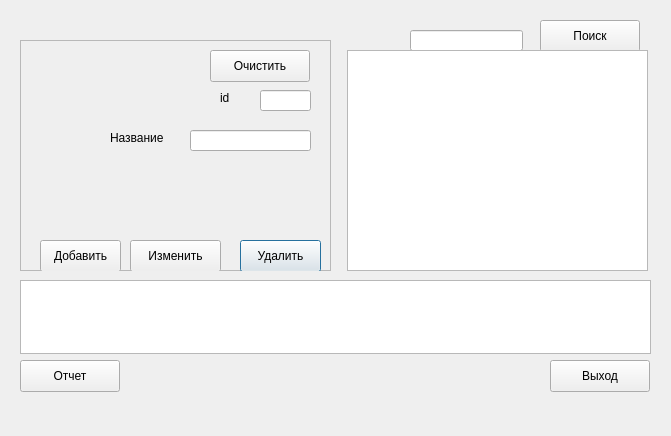
<?xml version="1.0" encoding="UTF-8"?>
<ui version="4.0">
 <class>onb5</class>
 <widget class="QDialog" name="onb5">
  <property name="geometry">
   <rect>
    <x>0</x>
    <y>0</y>
    <width>671</width>
    <height>436</height>
   </rect>
  </property>
  <property name="windowTitle">
   <string>Dialog</string>
  </property>
  <widget class="QFrame" name="frame">
   <property name="geometry">
    <rect>
     <x>20</x>
     <y>40</y>
     <width>311</width>
     <height>231</height>
    </rect>
   </property>
   <property name="frameShape">
    <enum>QFrame::StyledPanel</enum>
   </property>
   <property name="frameShadow">
    <enum>QFrame::Plain</enum>
   </property>
   <widget class="QLineEdit" name="le2">
    <property name="geometry">
     <rect>
      <x>170</x>
      <y>90</y>
      <width>121</width>
      <height>21</height>
     </rect>
    </property>
   </widget>
   <widget class="QPushButton" name="btn3">
    <property name="geometry">
     <rect>
      <x>220</x>
      <y>200</y>
      <width>81</width>
      <height>32</height>
     </rect>
    </property>
    <property name="text">
     <string>Удалить</string>
    </property>
   </widget>
   <widget class="QPushButton" name="btn2">
    <property name="geometry">
     <rect>
      <x>110</x>
      <y>200</y>
      <width>91</width>
      <height>32</height>
     </rect>
    </property>
    <property name="text">
     <string>Изменить</string>
    </property>
   </widget>
   <widget class="QPushButton" name="btn1">
    <property name="geometry">
     <rect>
      <x>20</x>
      <y>200</y>
      <width>81</width>
      <height>32</height>
     </rect>
    </property>
    <property name="text">
     <string>Добавить</string>
    </property>
   </widget>
   <widget class="QPushButton" name="btn4">
    <property name="geometry">
     <rect>
      <x>190</x>
      <y>10</y>
      <width>100</width>
      <height>32</height>
     </rect>
    </property>
    <property name="text">
     <string>Очистить</string>
    </property>
   </widget>
   <widget class="QLabel" name="lbId_2">
    <property name="geometry">
     <rect>
      <x>200</x>
      <y>50</y>
      <width>11</width>
      <height>16</height>
     </rect>
    </property>
    <property name="text">
     <string>id</string>
    </property>
   </widget>
   <widget class="QLineEdit" name="le1">
    <property name="geometry">
     <rect>
      <x>240</x>
      <y>50</y>
      <width>51</width>
      <height>21</height>
     </rect>
    </property>
   </widget>
   <widget class="QLabel" name="label">
    <property name="geometry">
     <rect>
      <x>90</x>
      <y>90</y>
      <width>71</width>
      <height>16</height>
     </rect>
    </property>
    <property name="text">
     <string>Название</string>
    </property>
   </widget>
  </widget>
  <widget class="QPushButton" name="btnReport">
   <property name="geometry">
    <rect>
     <x>20</x>
     <y>360</y>
     <width>100</width>
     <height>32</height>
    </rect>
   </property>
   <property name="text">
    <string>Отчет</string>
   </property>
  </widget>
  <widget class="QPushButton" name="btnSearch">
   <property name="geometry">
    <rect>
     <x>540</x>
     <y>20</y>
     <width>100</width>
     <height>32</height>
    </rect>
   </property>
   <property name="text">
    <string>Поиск</string>
   </property>
  </widget>
  <widget class="QTextEdit" name="teResult">
   <property name="geometry">
    <rect>
     <x>20</x>
     <y>280</y>
     <width>631</width>
     <height>74</height>
    </rect>
   </property>
   <property name="readOnly">
    <bool>true</bool>
   </property>
  </widget>
  <widget class="QLineEdit" name="leSearch">
   <property name="geometry">
    <rect>
     <x>410</x>
     <y>30</y>
     <width>113</width>
     <height>21</height>
    </rect>
   </property>
  </widget>
  <widget class="QTableWidget" name="tw">
   <property name="geometry">
    <rect>
     <x>347</x>
     <y>50</y>
     <width>301</width>
     <height>221</height>
    </rect>
   </property>
  </widget>
  <widget class="QPushButton" name="btnExit">
   <property name="geometry">
    <rect>
     <x>550</x>
     <y>360</y>
     <width>100</width>
     <height>32</height>
    </rect>
   </property>
   <property name="text">
    <string>Выход</string>
   </property>
  </widget>
 </widget>
 <resources/>
 <connections/>
</ui>
